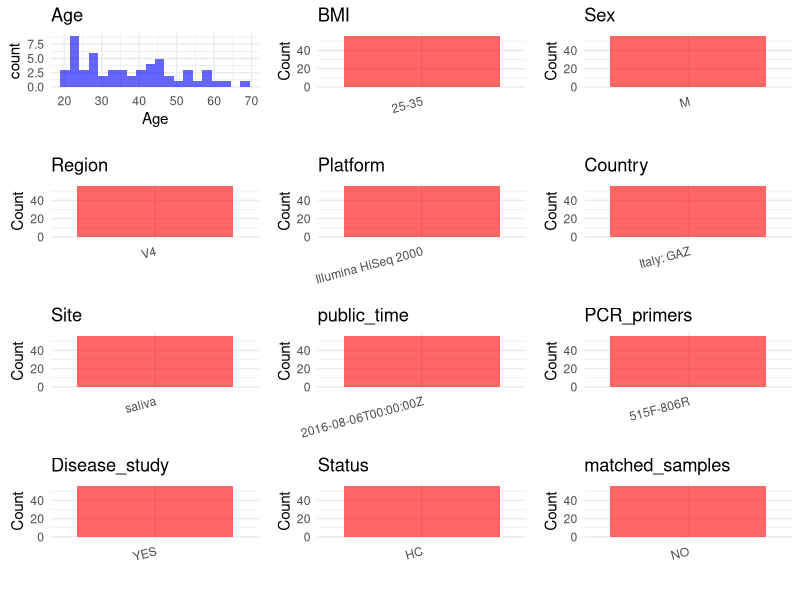

Write R code to recreate this figure. (Note: this script raises an error after producing the figure.)
## ---- chunk 1
# Load necessary libraries
library(dplyr)
library(ggplot2)
library(cowplot)

# Set working directory (update this path to your local directory)
setwd("D:/oral_project/PRJEB15057")

# Read the initial metadata files
initial_meta<-read.csv("SraRunTable.csv",header = T)

# Combine the two metadata files
#meta <- rbind(initial_meta, initial_meta1)

#Remove entries non-oral samples
#initial_meta <- subset(initial_meta,isolate %in% c("saliva","tongue coat"))

# Check the number of samples containing "HT" in Sample.Name (e.g., healthy controls)
#nrow(subset(meta, grepl("HT", Sample.Name)))

# Display the first few rows of the metadata
head(initial_meta)
## ---- chunk 2
# Create a uniform metadata dataframe
metadata <- data.frame(
  BioProject = initial_meta$BioProject,
  Run = initial_meta$Run,
  sample_name = initial_meta$Library.Name,
  Age = initial_meta$AGE,
  BMI = "25-35",
  Sex=initial_meta$sex,
  Region = initial_meta$target_subfragment..exp.,
  Platform = initial_meta$Instrument,
  Country = initial_meta$COUNTRY,
  Site = initial_meta$env_material,
  public_time = initial_meta$ReleaseDate,
  stringsAsFactors = FALSE
)
## ---- chunk 3
metadata <- metadata %>%
  mutate(Sex = recode(Sex, "female" = "F", "male" = "M"))
## ---- chunk 4
# Add information obtained from the publication
metadata$PCR_primers <- "515F-806R"
metadata$title <- "Whole-grain wheat consumption reduces inflammation in a randomized controlled trial on overweight and obese subjects with unhealthy dietary and lifestyle behaviors: role of polyphenols bound to cereal dietary fiber"
metadata$Disease_study <- "YES"
# Assign disease status based on sample_name patterns
metadata$Status <- "HC"

#get subjects id with Saliva available
keep_subjects<-subset(metadata,Site %in% "saliva")
#remove subjects without Saliva samples
metadata<-subset(metadata,sample_name %in% keep_subjects$sample_name)
#get subjects sampling counts
sample_counts <- table(metadata$sample_name)
# Create matched_samples column, any subjects have >=2 samples will be label "YES", otherwise "NO"
metadata$matched_samples <- ifelse(metadata$sample_name %in% names(sample_counts[sample_counts >= 2]), "YES", "NO")
## ---- chunk 5
# Check the number of unique runs and sample names
print(paste("Number of unique runs:", length(unique(metadata$Run))))
print(paste("Number of unique sample names:", length(unique(metadata$sample_name))))
## ---- chunk 6
# Select columns for visualization
plot_data <- metadata %>%
  select(-BioProject, -Run, -sample_name, -title)

# Function to create simple plots for each column
create_simple_plots <- function(data) {
  plots <- list()
  
  for (col in colnames(data)) {
    # Check if the column is all NA
    if (all(is.na(data[[col]]))) {
      # Create an empty plot with text indicating all NA
      p <- ggplot() +
        annotate("text", x = 0.5, y = 0.5, label = "this column is NA", size = 6) +
        labs(title = col) +
        theme_void()
    } else if (is.numeric(data[[col]])) {
      # Numeric variable: histogram
      p <- ggplot(data, aes(x = .data[[col]])) +
        geom_histogram(fill = "blue", alpha = 0.6, bins = 20, na.rm = TRUE) +
        labs(title = col) +
        theme_minimal()
    } else {
      # Categorical variable: bar plot (remove NA values)
      count_data <- as.data.frame(table(data[[col]], useNA = "ifany"))
      p <- ggplot(count_data, aes(x = reorder(Var1, -Freq), y = Freq)) +
        geom_col(fill = "red", alpha = 0.6) +
        labs(title = col, x = NULL, y = "Count") +
        theme_minimal() +
        theme(axis.text.x = element_text(angle = 15, hjust = 1))
    }
    plots[[col]] <- p
  }
  
  return(plots)
}

# Generate and arrange plots
plots <- create_simple_plots(plot_data)
p<-plot_grid(plots$Age, 
          plots$BMI, 
          plots$Sex, 
          plots$Region, 
          plots$Platform, 
          plots$Country, 
          plots$Site,
          plots$public_time, 
          plots$PCR_primers,
          plots$Disease_study,
          plots$Status,
          plots$matched_samples,# add 
          ncol = 3, align = "hv", axis = "lb")
ggsave("Metadata_Summary.png", plot = p, width = 8, height = 6, dpi = 150)
## ---- chunk 7
knitr::include_graphics("Metadata_Summary.png")
## ---- chunk 8
# Reorder columns to match the desired format
metadata <- metadata[, c(
  "BioProject", "Run", "sample_name", "Age", "BMI", "Sex", 
  "Region", "Platform", "Country", "Site", "public_time", 
  "PCR_primers", "title", "Disease_study", "Status","matched_samples"
)]

# Export the uniform metadata to a CSV file
write.csv(metadata, file = "metadata.csv", quote = FALSE)
head(metadata)
